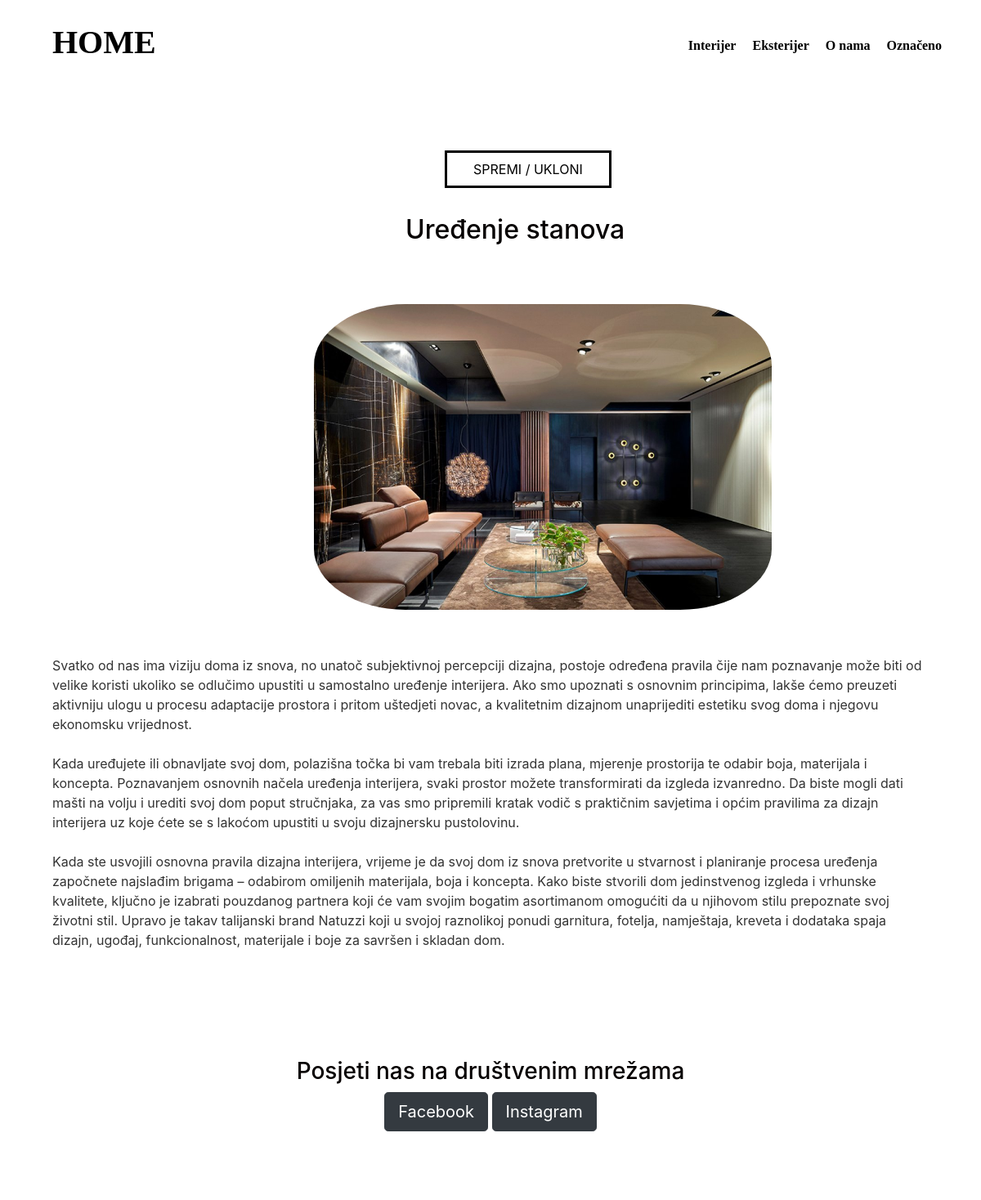
The page /post/uredjenje-interijera on the database its author committed.
### aplikacija/models.py (models this page shows)
class Detail(models.Model):
    slug=models.SlugField(unique=True,db_index=True,null=True)
    title=models.CharField(max_length=100)
    content=models.TextField()
    date_posted=models.DateTimeField(default=timezone.now)
    imageName = models.ImageField(upload_to="post",null=True)
    author=models.ForeignKey(User , on_delete=models.CASCADE)

### aplikacija/views.py (the view, shortened to what this page needs)
# urls.py: path("post/<slug:slug>", views.SinglePostView.as_view(), name="post-detail-page"),
class SinglePostView(DetailView):
    def get(self,request,slug):
        post=Detail.objects.get(slug=slug)
        context={
            "post":post,
        }
        return render(request,"aplikacija/post-detail.html", context)

### aplikacija/templates/aplikacija/post-detail.html (shortened to what this page needs)
{% load static %}
<!DOCTYPE html>
<html>
<head>
    <link rel="stylesheet" href="https://maxcdn.bootstrapcdn.com/bootstrap/4.0.0/css/bootstrap.min.css">
    <link rel="stylesheet" type="text/css" href="{% static 'aplikacija/post.css' %}">
</head>
<body>
  <header id="main-navigation">
    <h1><a href="{% url "start" %}">HOME</h1></a>
        <nav>
            <a href="{%url "interijer"%}">Interijer</a>
            <a href="{%url "eksterijer"%}">Eksterijer</a>
            <a href="{%url "about_us"%}">O nama</a>
            <a href="">Označeno</a>
        </nav>
</header>
<br>
<br>
<br>
{% block content %}
 <div id="read-later">
            <form action="{% url "read-later"%}" method="POST">
            <button>
                {% if saved_for_later %}
                   Ukloni spremljeni post
                {% else %}
                    SPREMI / UKLONI
                {% endif %}
            </button>
            </form>
        </div>
<h2><a class="article-title">{{ post.title }}</a></h2>
<section class="image">
    <img src="{{post.imageName.url}}" alt="nesto">
    </section>
    <br>
    <p class="article-content">{{ post.content }}</p>
{% endblock content %}
      <section id="cta">
    <center>
        <h3 class="roza">Posjeti nas na društvenim mrežama</h3>
        <button class="download-buttom btn btn-lg btn-dark" type="button">Facebook</button>
          <button class="download-buttom btn btn-lg btn-dark" type="button">Instagram</button>
    </center>
      </section>
</body>
</html>

### aplikacija/static/aplikacija/post.css (style rules this page uses)
body { background: #ffffff; color: #333333; margin-top: 5rem; }
h1, h2, h3, h4, h5, h6 { color: #050000; }
#main-navigation { font-family:Cambria, Cochin, Georgia, Times, 'Times New Roman', serif; background-color: rgb(255, 255, 255); width: 100%; height: 7rem; display: flex; justify-content: space-between; align-items: center; padding: 0 4%; position: absolute; top: 0; left: 0; }
h1 { color: #fff; }
#main-navigation a { text-decoration: none; color: rgb(0, 0, 0); font-weight: bold; margin-left: 1rem; }
.image img { border-radius: 20%; width: 35rem; margin: 4rem 1rem 1rem; margin-left: 24rem; }
#cta { background-color: white; padding: 7% 15%; }
.article-content { white-space: pre-line; margin: 1rem 4rem 3rem 4rem; }
.article-title { color: #000000; margin-left: 31rem; }
#read-later { margin: 2rem 0; }
#read-later button { background-color: transparent; border: 3px solid #000000; padding: 0.5rem 2rem; font: inherit; color: rgb(0, 0, 0); cursor: pointer; margin-left: 34rem; }

### rows shown on the page
Detail: title "Uređenje stanova", imageName (picture), content "Svatko od nas ima viziju doma iz snova, no unatoč subjektivnoj percepciji dizajna, postoje određena pravila čije nam poznavanje može biti od velike koristi ukoliko se odlučimo upustiti u samostalno uređenje interijera. Ako smo upoznati s osnovnim principima, lakše ćemo preuzeti aktivniju ulogu u procesu adaptacije prostora i pritom uštedjeti novac, a kvalitetnim dizajnom unaprijediti estetiku svog doma i njegovu ekonomsku vrijednost. Kada uređujete ili obnavljate svoj dom, polazišna točka bi vam trebala biti izrada plana, mjerenje prostorija te odabir boja, materijala i koncepta. Poznavanjem osnovnih načela uređenja interijera, svaki prostor možete transformirati da izgleda izvanredno. Da…"
